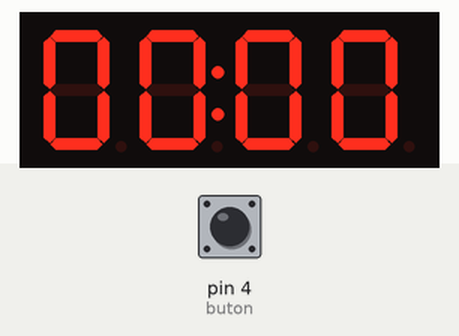
Recording of a sketch running on a simulated Arduino Uno, built with avr-gcc and run on an emulated ATmega328P. Shown: 4-digit seven-segment display. Inputs (shaded band) come from the test bench; at power-on: pin 4 (buton) HIGH.

Above: at 1.2 s.
1.3 s: pin 4 (buton) pulled LOW for 1 s
At 3.3 s:
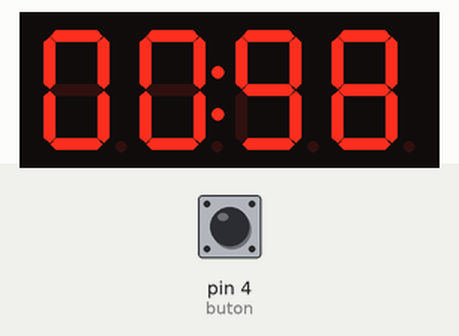
3.8 s: pin 4 (buton) pulled LOW for 1 s
At 5.6 s:
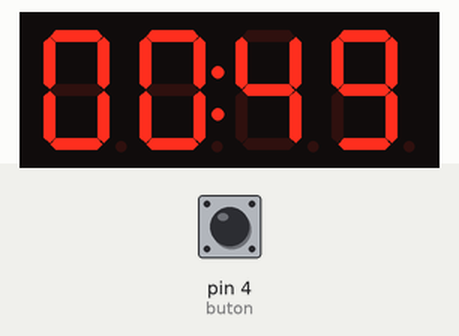
6.3 s: pin 4 (buton) pulled LOW for 3.2 s
At 10.4 s:
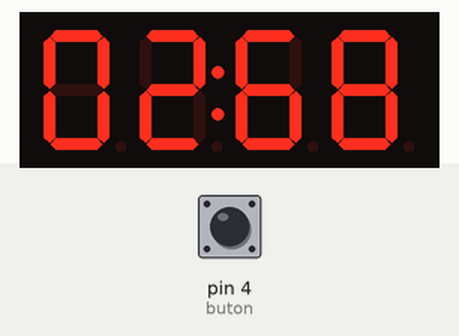
Timing chart, 0 to 11.9 s (numbered marks = the images above; inputs shaded):
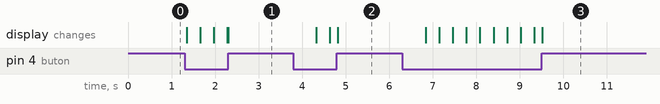

Measured:
- after the input at 1.3 s, the display: first changes at once (image 1 shows a later state)
- after the input at 3.8 s, the display: first changes after 0.53 s (image 2 shows a later state)
- after the input at 6.3 s, the display: first changes after 0.54 s (image 3 shows a later state)

The sketch:

TM1637_chromemeter_3.ino
```cpp
/*
 * used https://github.com/avishorp/TM1637 librarry
 * chrometer by Nicu FLORICA (niq_ro)
 * v.0 - initial version (minutes : seconds)
 * v.1 - automatic changes to hours : minutes when hours > 0
 * v.2 - return to v.0 + show short time in seconds and hundredths
 * v.3 - added a trigger (button to gnd)
*/

//#include <Arduino.h>
#include <TM1637Display.h>  // https://github.com/avishorp/TM1637

// Module connection pins (Digital Pins)
#define CLK 2
#define DIO 3

#define buton 4

// The amount of time (in milliseconds) between tests
#define TEST_DELAY   500

TM1637Display display(CLK, DIO);

int k = 1;
unsigned long timp0, timp;
int s, ss;

byte stare = 0;

void setup()
{
  display.setBrightness(2); // 0...15
//  timp0 = millis()/10;  // hundredths
  pinMode(buton, INPUT);
  digitalWrite(buton, HIGH);
  display.showNumberDecEx(100*s+ss, (0x80 >> k%2), true);
}

void loop()
{

if ((stare == 0) and (digitalRead(buton) == LOW))
  {
   timp0 = millis()/10;  // hundredths
   stare = 1;
  }
if (stare == 1)
  {
  timp = millis()/10 - timp0;
      s = (timp)/100;
      ss = (timp)%100;
      display.showNumberDecEx(100*s+ss, (0x80 >> k%2), true);
 //  k++;
   }
if ((stare == 1) and (digitalRead(buton) == HIGH))
  {
   delay(2000);  // debounce time
   stare = 0;
  }
delay(1);
//delay(TEST_DELAY);
}  // end main loop
```
